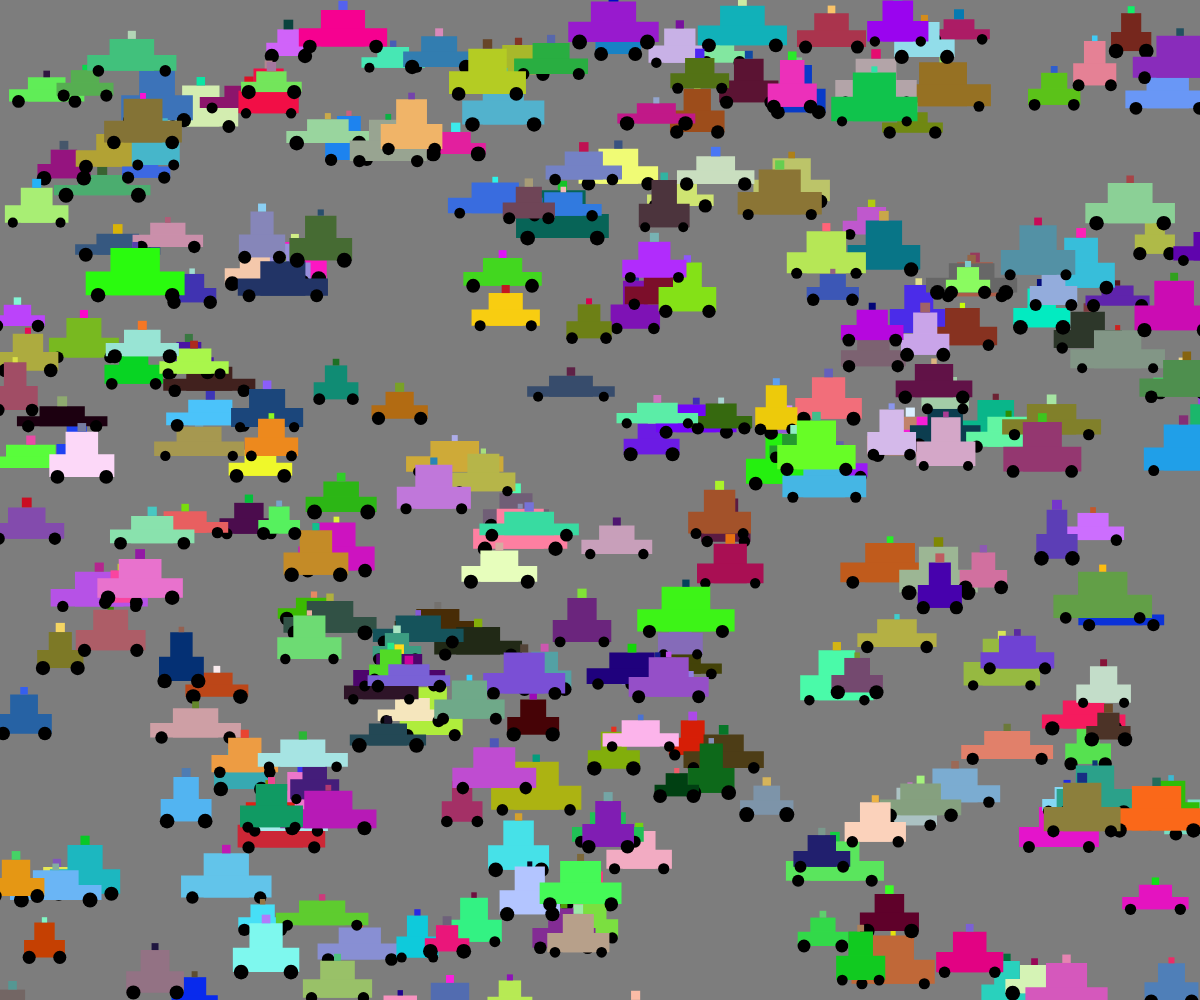
Frame 1 (no input)
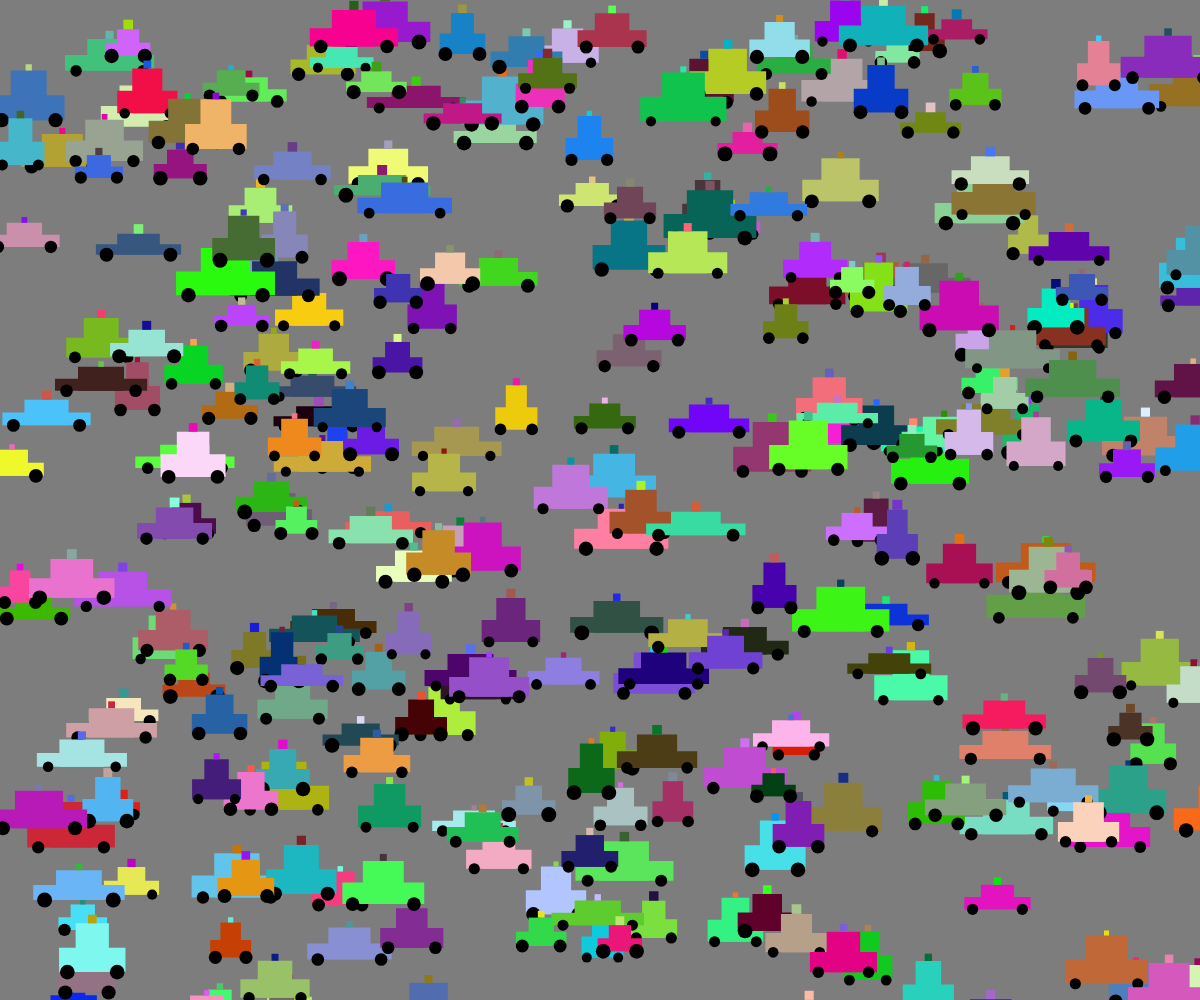
Frame 60 (no input)
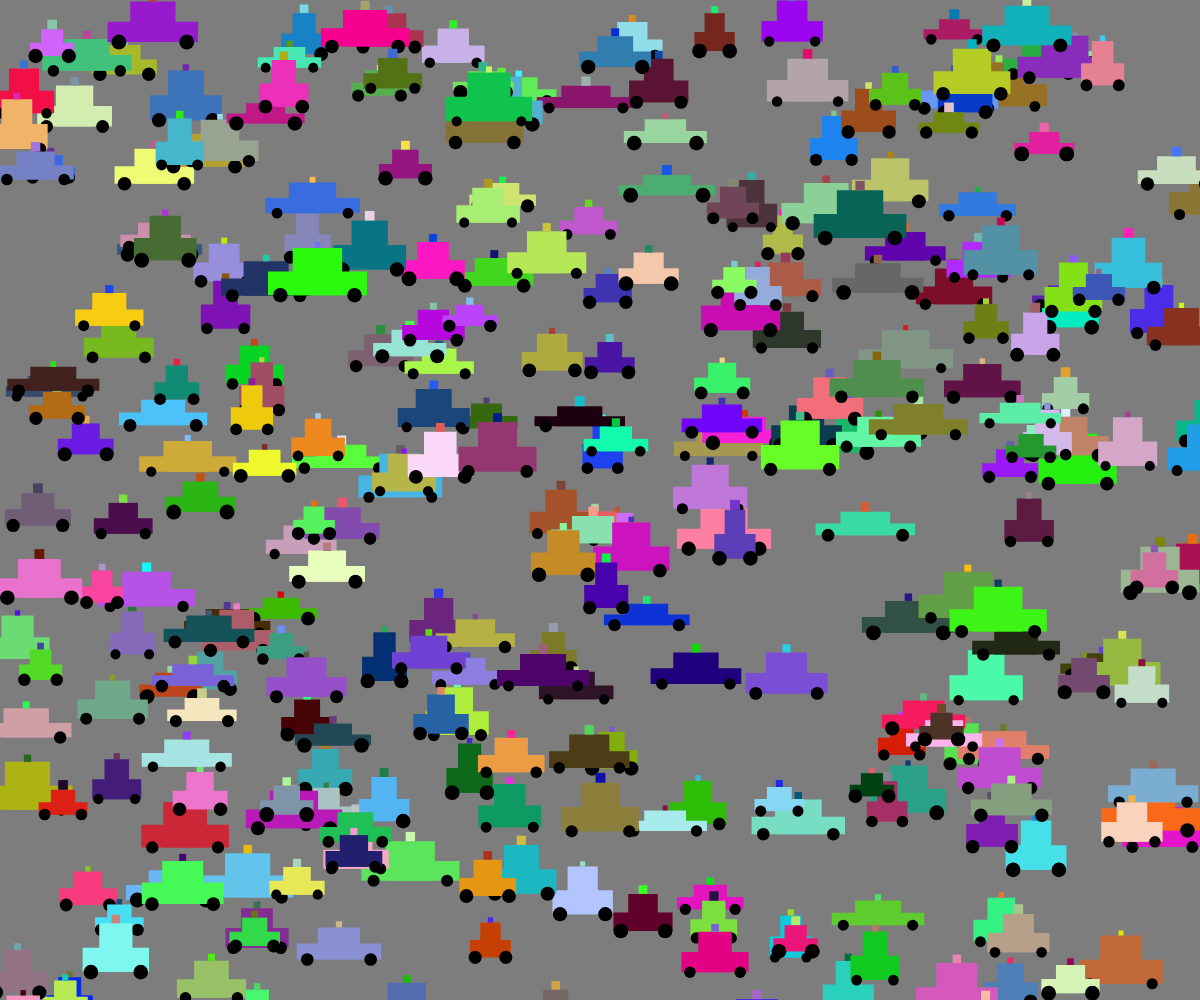
Frame 120 (the mouse pressed at the canvas centre since frame 60)

The p5.js sketch that drew these frames (run headless with seeded random() and noise() and a simulated clock; from frame 60 on, the mouse is pressed at the canvas centre):

// p5.js sketch
// ── sketch.js
//declare the variables
let cars = [];
let num_of_cars = 300;
let bg_color;

function setup() {
    createCanvas(windowWidth, windowHeight);
    bg_color = (125);

//push the cars
    for (let i = 0; i < num_of_cars; i++) {
        cars.push( new Car() );
    }
}

function draw() {
    background(bg_color);

//draw the cars
    for (var i = 0; i < cars.length; i++) {
        cars[i].frame();
    }
}


//create the class car;
class Car {

    //setts up all properties for Car
    constructor() {
        this.locX = random(width);
        this.locY = random(height);
        this.carColor = color(random(255), random(255), random(255));
        this.sizeW = random(20, 50);
        this.sizeH = random(20, 50);
        this.wheelSize = random(10, 15);
        this.moveX = random(-5, 5);
        this.rect3Size = random(5, 10);
        this.rect3Color = color(random(255), random(255), random(255));
    }

    //update the car each frame
    frame() {
        this.changeColor();
        this.display();
        this.move();
    }

    //all the elements of the car
    display() {

        push();

          translate(this.locX, this.locY);
          fill(this.carColor);
          noStroke();

          //main rectange
          rect(0, 0, this.sizeW, this.sizeH);

          //second rectangle
          rect(0 - this.sizeW * 0.5, 0 + this.sizeH - this.sizeH * 0.5, this.sizeW * 2, this.sizeH * 0.5);

          //upper light
          fill(this.rect3Color);
          rect((0 + this.sizeW * 0.5) - this.rect3Size * 0.5, 0 - this.rect3Size, this.rect3Size, this.rect3Size);

          //wheels
          fill(0);
          ellipse( 0 - this.sizeW * 0.25, this.sizeH, this.wheelSize);
          ellipse(this.sizeW * 1.25, this.sizeH, this.wheelSize);

        pop();
    }

  //set the movement of the car
  move() {
    this.locX += this.moveX;

    //if the car x location is greater or equal to the width, chages the this.moveX value
    if (this.locX >= width) {
      this.moveX = -this.moveX;
    }

    else if (this.locX <= 0) {
      this.moveX = -this.moveX;
    }
  }

  //change the color of the upper light if the car location value is lower than the half of the width
  changeColor() {


      if (this.locX <= width * 0.5) {
        this.rect3Color = color(random(255), random(255), random(255));
      }
  }

}
